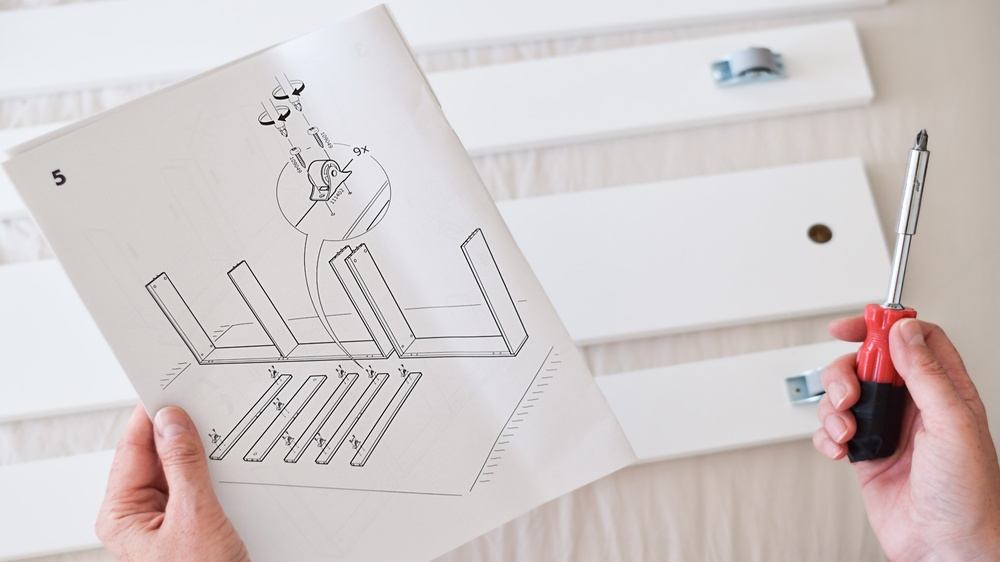
#> input picture modulos/Modulo_02/M2A2/1.jpeg, 1000 x 562 px, shrunk from 1920 x 1080 before the run
$ jupyter execute correspondencias_de_caracteristicas.ipynb   (shell and % lines are left out)
#> lines starting #> are read from the running program, lines starting #| are printed output that depends on the picture
# M2A2 - Correspondências de Características

Na aula de hoje vamos aprender como fazer convoluções utilizando [OpenCV](https://opencv.org/).

Esse notebook está estruturado da seguinte forma.

- Introdução
- Extração de Características
- Correspodências de Características
- Próximos passos
- Atividade Complementares

## Introdução

Instalação para os que ainda não possuem a biblioteca instalada.

Importar as bibliotecas e Ler Imagens do Disco

[cell 1]
import numpy as np
import matplotlib.pyplot as plt
import cv2

[cell 2]
# TODO Atualize o path da imagens.
image_1 = cv2.imread("1.jpeg")
#> image_1 is the input picture: shape (562, 1000, 3); mean B, G, R 202.9, 203, 210.8
image_2 = cv2.imread("2.jpeg")
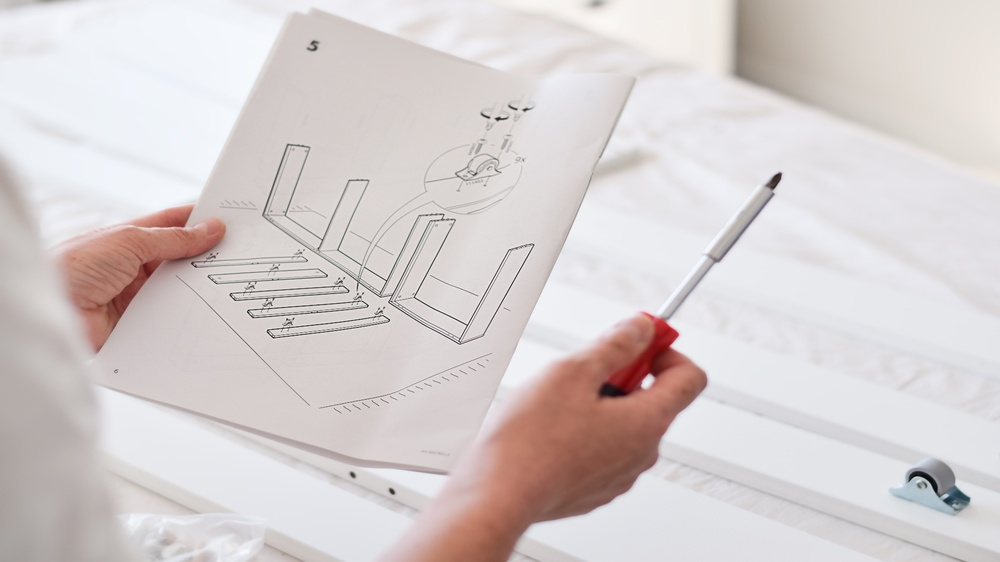
#> input picture modulos/Modulo_02/M2A2/2.jpeg, 1000 x 562 px, shrunk from 1920 x 1080 before the run
#> image_2 is the input picture: shape (562, 1000, 3); mean B, G, R 207.3, 207.5, 215

fig, axes = plt.subplots(nrows=1, ncols=2, figsize=(10, 8))
axes[0].imshow(cv2.cvtColor(image_1, cv2.COLOR_BGR2RGB))
axes[1].imshow(cv2.cvtColor(image_2, cv2.COLOR_BGR2RGB))
plt.show()

## Extração de Características

Vamos extrair características utilizando o ORB.

[cell 3]
# Criando o detector do ORB.
orb = cv2.ORB_create()

# Detectando os keypoints nas imagens.
kp1, des1 = orb.detectAndCompute(image_1,None)
#> kp1 = 500 keypoints; strongest (x, y, size): (282, 119, 37.2), (287, 96, 31), (300, 92, 31), (273, 122, 31)
kp2, des2 = orb.detectAndCompute(image_2,None)
#> kp2 = 500 keypoints; strongest (x, y, size): (465, 324, 31), (779, 174, 31), (778, 174, 44.6), (467, 325, 31)

# Visualização de keypoints.
image_1_kp = cv2.drawKeypoints(image_1, kp1, None, flags=cv2.DRAW_MATCHES_FLAGS_DRAW_RICH_KEYPOINTS)
image_2_kp = cv2.drawKeypoints(image_2, kp2, None, flags=cv2.DRAW_MATCHES_FLAGS_DRAW_RICH_KEYPOINTS)


fig, axes = plt.subplots(nrows=1, ncols=2, figsize=(10, 8))
axes[0].imshow(cv2.cvtColor(image_1_kp, cv2.COLOR_BGR2RGB))
axes[1].imshow(cv2.cvtColor(image_2_kp, cv2.COLOR_BGR2RGB))
plt.show()
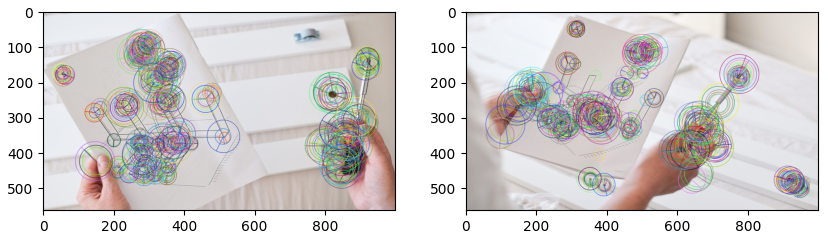
#> figure drawn by matplotlib, 2 panels

## Correspodências de Características

Vamos comparar todos os keypoints de ambas as imagens e encontrar correspodências entre essas imagens.

[cell 4]
# Criando o matcher de força bruta.
bf = cv2.BFMatcher(cv2.NORM_HAMMING, crossCheck=True)

# Realizando o matching entre os descritores.
matches = bf.match(des1,des2)
#> matches = 146 matches

# Ordenando os matches com menor distância.
matches = sorted(matches, key = lambda x:x.distance)

# Desenhar os 5 matches mais próximos.
num = 5
image_matches = cv2.drawMatches(cv2.cvtColor(image_1, cv2.COLOR_BGR2RGB), kp1, cv2.cvtColor(image_2, cv2.COLOR_BGR2RGB), kp2, matches[:num], None, flags=cv2.DrawMatchesFlags_NOT_DRAW_SINGLE_POINTS)
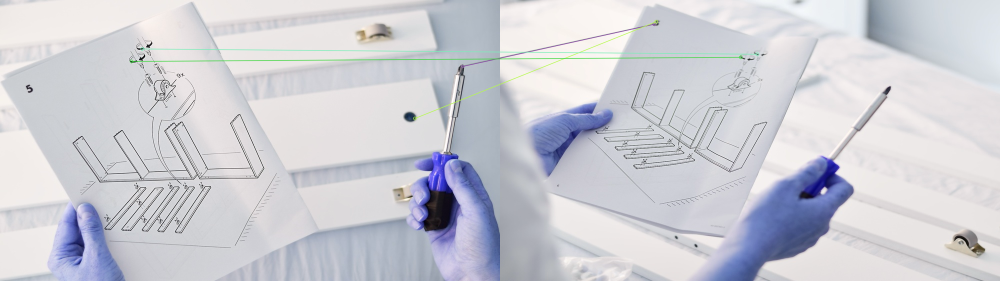
#> image_matches: shape (562, 2000, 3) (shown at 1/2 size); mean B, G, R 212.4, 205.2, 204.6

plt.imshow(image_matches)

## Próximos Passos e Referências

Nas próximas práticas iremos começar a utilizar modelos de aprendizado profundo, espero vocês lá.

Uma lista não exaustiva de referências segue:

- https://opencv.org/
- https://docs.opencv.org/4.x/dc/dc3/tutorial_py_matcher.html
- https://learnopencv.com/blogs/
- https://pyimagesearch.com/

## Atividades Complementares (Opicional)

- [ ] Rode a prática com outro conjunto de imanges.
- [ ] É possível utilizar outros descritores, por exemplo o SIFT?

---------------------------------------------------------------------------------------------------------------------

[cell 5]
image_1 = cv2.imread("3.jpg")
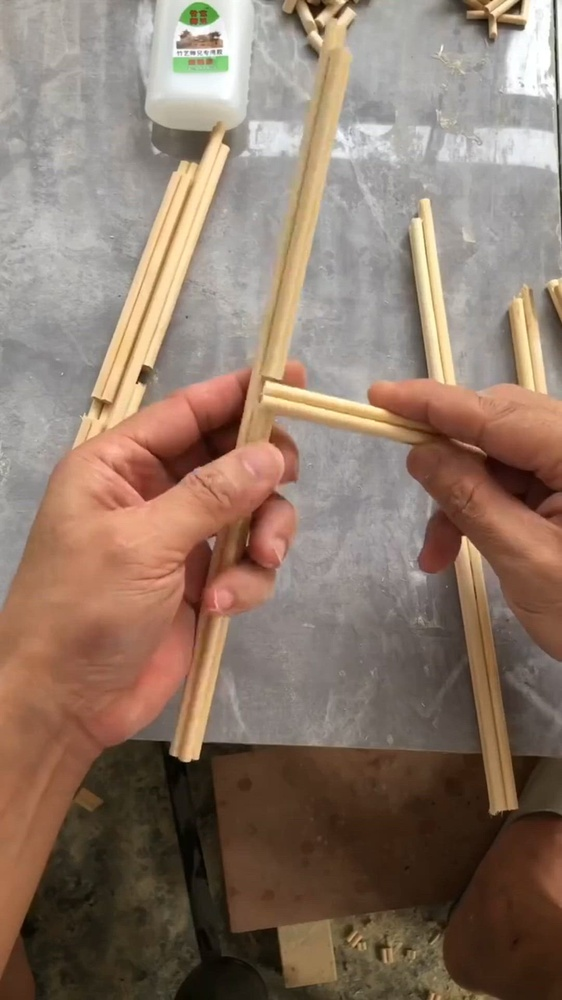
#> input picture modulos/Modulo_02/M2A2/3.jpg, 562 x 1000 px, shrunk from 1080 x 1920 before the run
#> image_1 is the input picture: shape (1000, 562, 3); mean B, G, R 104.9, 119.7, 140.7
image_2 = cv2.imread("4.jpg")
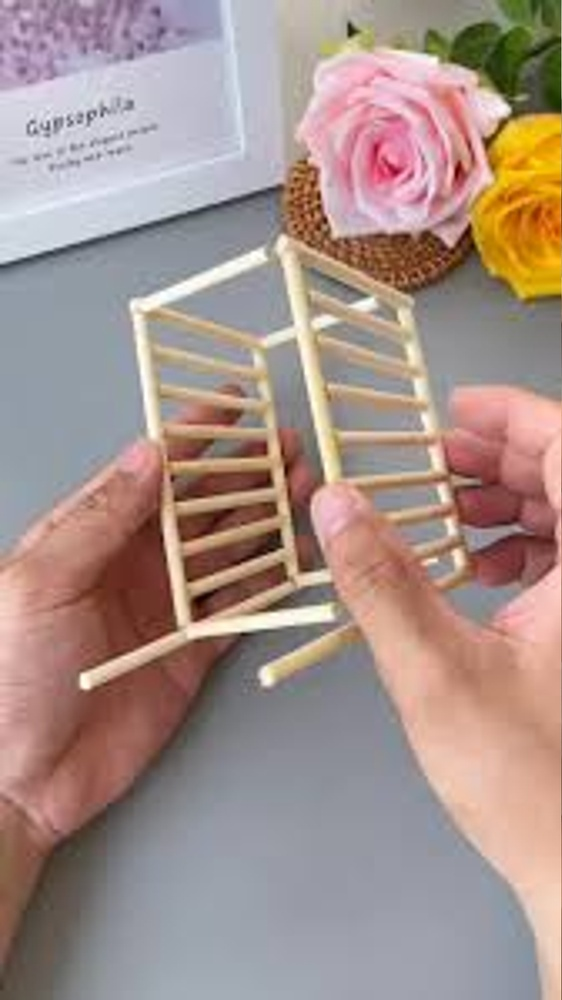
#> input picture modulos/Modulo_02/M2A2/4.jpg, 562 x 1000 px, shrunk from 1080 x 1920 before the run
#> image_2 is the input picture: shape (1000, 562, 3); mean B, G, R 139.1, 145.2, 165.9

fig, axes = plt.subplots(nrows=1, ncols=2, figsize=(10, 8))
axes[0].imshow(cv2.cvtColor(image_1, cv2.COLOR_BGR2RGB))
axes[1].imshow(cv2.cvtColor(image_2, cv2.COLOR_BGR2RGB))
plt.show()
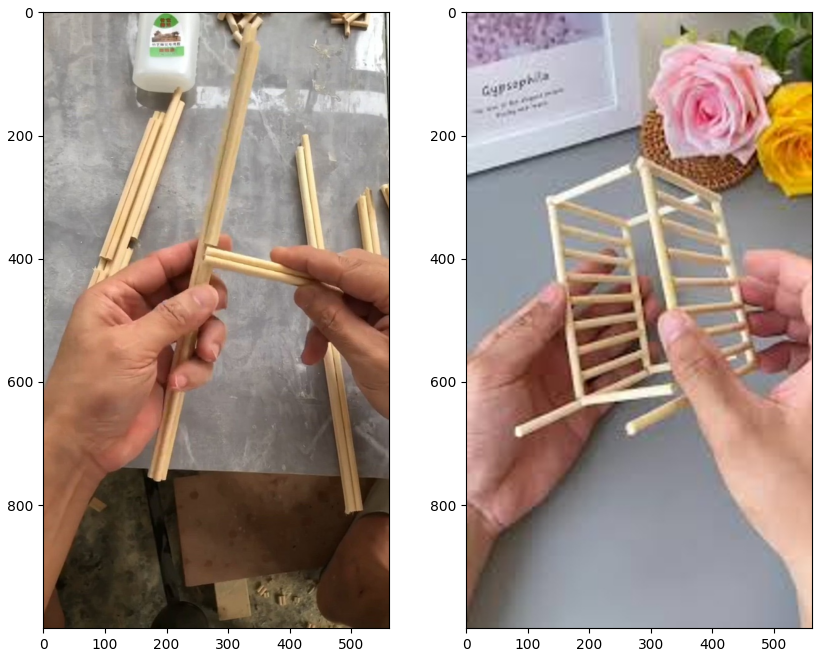
#> figure drawn by matplotlib, 2 panels

# Criando o detector do ORB.
orb = cv2.ORB_create()

# Detectando os keypoints nas imagens.
kp1, des1 = orb.detectAndCompute(image_1,None)
#> kp1 = 500 keypoints; strongest (x, y, size): (464, 537, 31), (463, 536, 37.2), (190, 756, 111.1), (197, 757, 37.2)
kp2, des2 = orb.detectAndCompute(image_2,None)
#> kp2 = 500 keypoints; strongest (x, y, size): (193, 616, 111.1), (279, 541, 111.1), (194, 618, 92.6), (193, 602, 111.1)

# Visualização de keypoints.
image_1_kp = cv2.drawKeypoints(image_1, kp1, None, flags=cv2.DRAW_MATCHES_FLAGS_DRAW_RICH_KEYPOINTS)
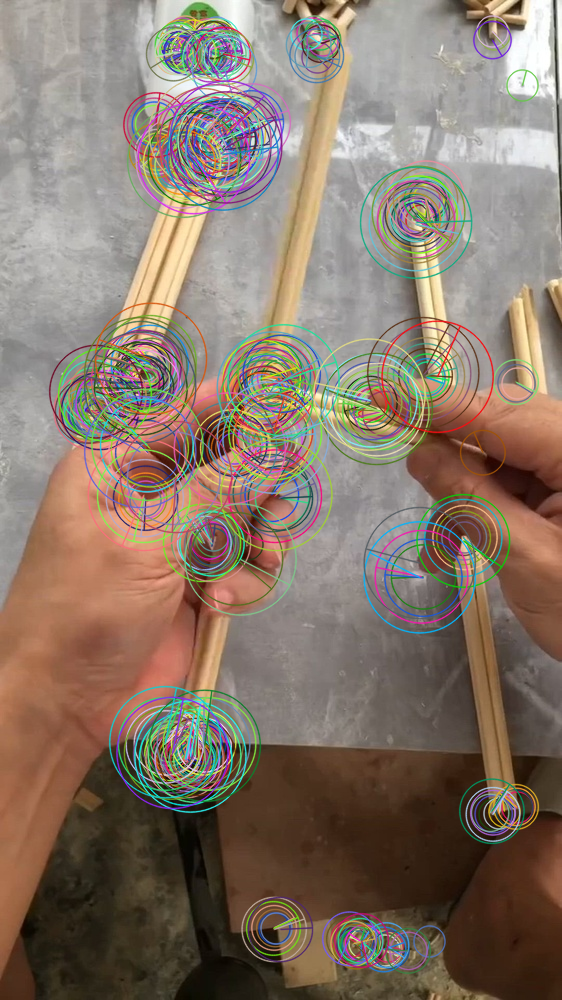
#> image_1_kp: shape (1000, 562, 3); mean B, G, R 105.8, 119.2, 135.3
image_2_kp = cv2.drawKeypoints(image_2, kp2, None, flags=cv2.DRAW_MATCHES_FLAGS_DRAW_RICH_KEYPOINTS)
#> image_2_kp: shape (1000, 562, 3)


fig, axes = plt.subplots(nrows=1, ncols=2, figsize=(10, 8))
axes[0].imshow(cv2.cvtColor(image_1_kp, cv2.COLOR_BGR2RGB))
axes[1].imshow(cv2.cvtColor(image_2_kp, cv2.COLOR_BGR2RGB))
plt.show()
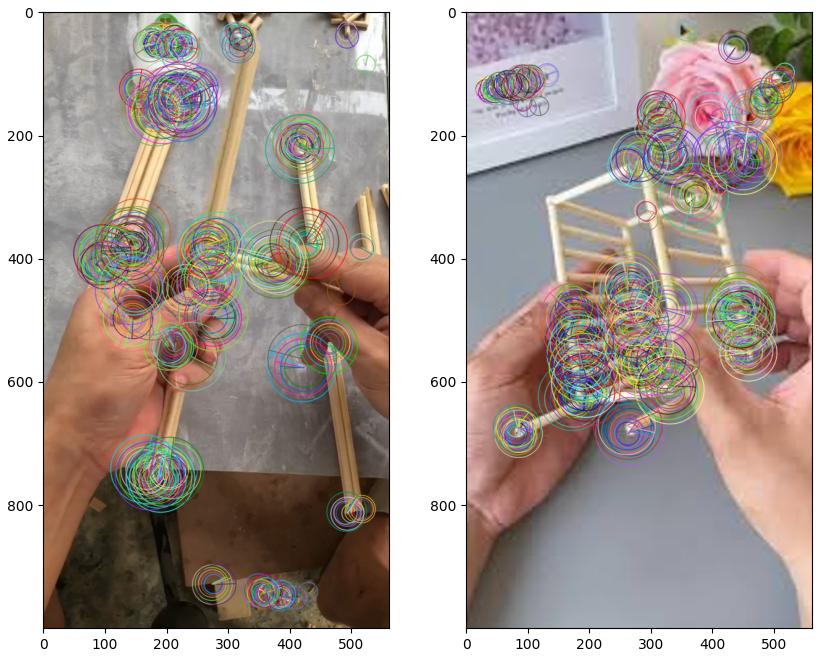
#> figure drawn by matplotlib, 2 panels

# Criando o matcher de força bruta.
bf = cv2.BFMatcher(cv2.NORM_HAMMING, crossCheck=True)

# Realizando o matching entre os descritores.
matches = bf.match(des1,des2)
#> matches = 112 matches

# Ordenando os matches com menor distância.
matches = sorted(matches, key = lambda x:x.distance)

# Desenhar os 5 matches mais próximos.
num = 5
image_matches = cv2.drawMatches(cv2.cvtColor(image_1, cv2.COLOR_BGR2RGB), kp1, cv2.cvtColor(image_2, cv2.COLOR_BGR2RGB), kp2, matches[:num], None, flags=cv2.DrawMatchesFlags_NOT_DRAW_SINGLE_POINTS)
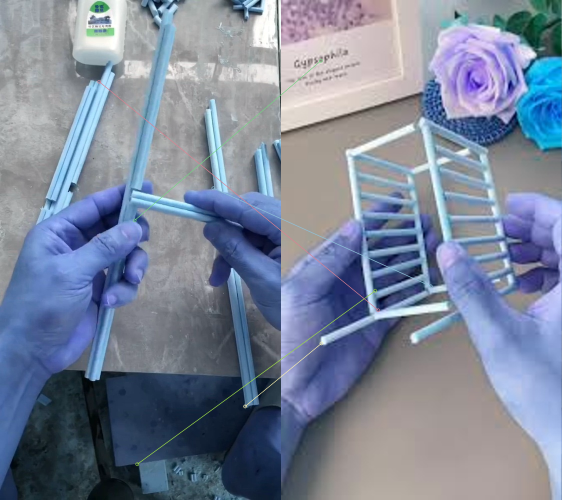
#> image_matches: shape (1000, 1124, 3) (shown at 1/2 size); mean B, G, R 153.3, 132.6, 122.2

plt.imshow(image_matches)
